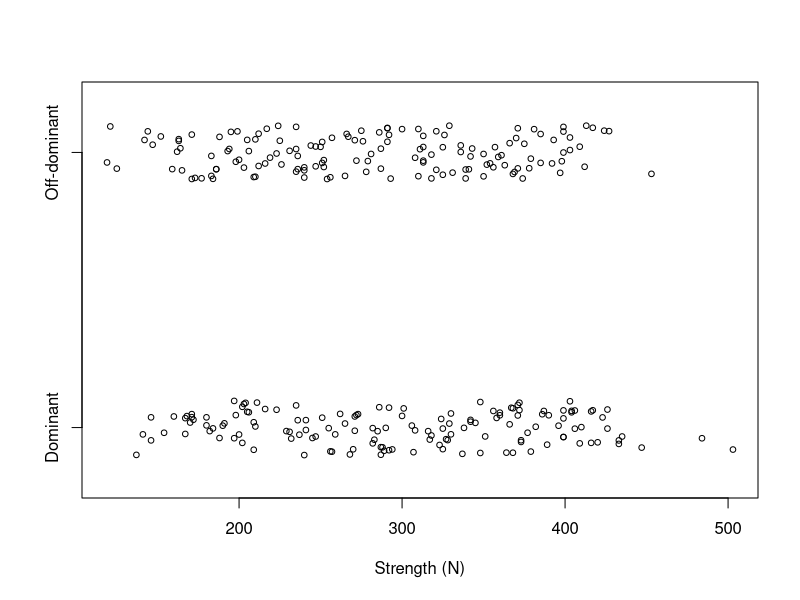
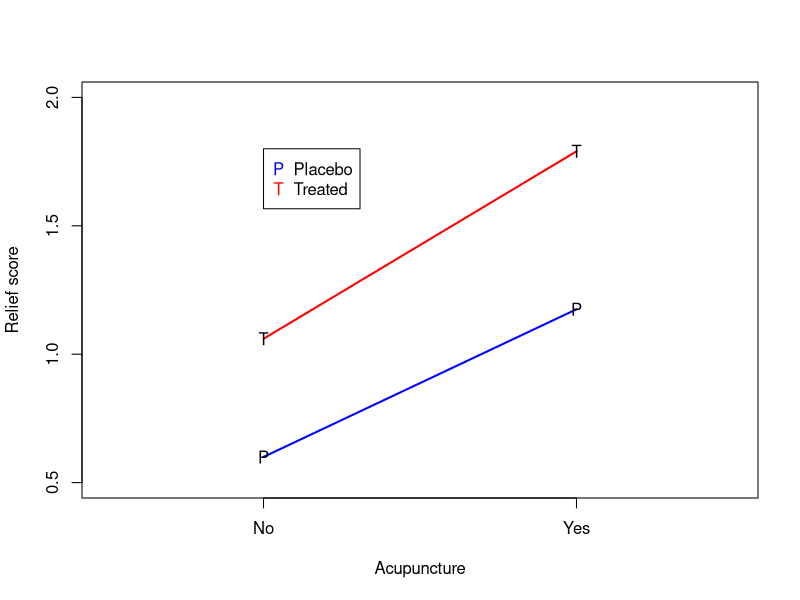
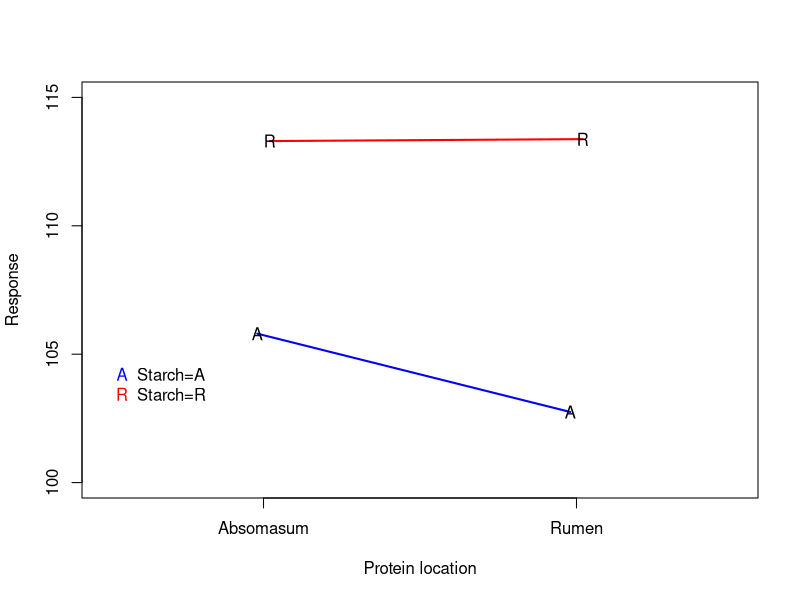
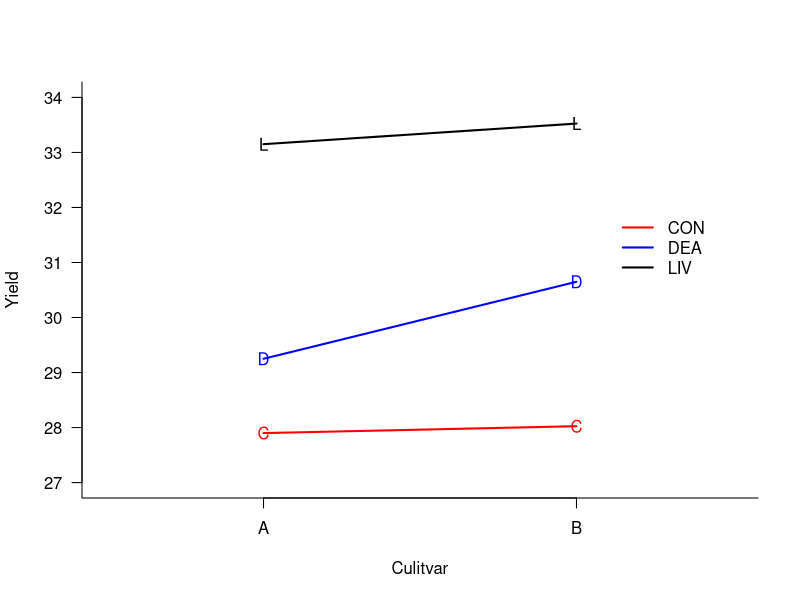

Source code (R) for these figures, in order:
## ---- chunk 1
setwd("C:/Users/krgross/Documents/GitHub/st512-course-notes/")
knitr::opts_chunk$set(fig.width = 5, fig.height = 4.5, fig.align = "center") 
## ---- chunk 2
grip <- read.table("data/gripall.txt", head = T, stringsAsFactors = T)

with(grip, stripchart(list(Dominant, Off), method = "jitter", pch = 1, cex = 0.75, 
                      group.names = c("Dominant", "Off-dominant"), xlab = "Strength (N)"))
## ---- chunk 3
grip <- read.table("data/gripall-long.txt", head = T, stringsAsFactors = T)
fm1 <- lm(strength ~ subject + hand, data = grip)
anova(fm1)
## ---- chunk 4
plot(c(-0.5,1.5),c(0.5,2),type="n",xlab="Acupuncture",ylab="Relief score",xaxt="n")
axis(1,at=0:1,lab=c("No","Yes"))
lines(c(0,1),c(0.6,1.175),col="blue",lwd=2)
lines(c(0,1),c(1.06,1.79),col="red",lwd=2)
points(c(0,1),c(0.6,1.175),pch="P",lwd=2)
points(c(0,1),c(1.06,1.79),pch="T",lwd=2)

legend(0,1.8,leg=c("Placebo","Treated"),col=c("blue","red"),pch=c("P","T"))
## ---- chunk 5
sapa <- c(94.5,115,108.8,104.9)
sapr <- c(110,93.2,98,109.8)
srpa <- c(117.7,111.9,101.2,122.4)
srpr <- c(109.4,120.6,121.1,102.4)

plot(c(-0.5,1.5),c(100,115),type="n",xlab="Protein location",ylab="Response",xaxt="n")
axis(1,at=0:1,lab=c("Absomasum","Rumen"))
lines(c(0,1)-.02,c(mean(sapa),mean(sapr)),col="blue",lwd=2)
lines(c(0,1)+.02,c(mean(srpa),mean(srpr)),col="red",lwd=2)
points(c(0,1)-.02,c(mean(sapa),mean(sapr)),pch="A",lwd=2)
points(c(0,1)+.02,c(mean(srpa),mean(srpr)),pch="R",lwd=2)

legend(-0.5,105,leg=c("Starch=A","Starch=R"),col=c("blue","red"),pch=c("A","R"),bty="n")
## ---- chunk 6
par(las=1,bty='l')

plot(c(-0.5,1.5),c(27,34),type="n",xlab="Culitvar",ylab="Yield",xaxt="n")
axis(1,at=0:1,lab=c("A","B"))
lines(c(0,1),c(27.9,28.025),col="red",lwd=2)
lines(c(0,1),c(29.25,30.65),col="blue",lwd=2)
lines(c(0,1),c(33.15,33.525),col="black",lwd=2)
points(c(0,1),c(27.9,28.025),col="red",pch="C")
points(c(0,1),c(29.25,30.65),col="blue",pch="D")
points(c(0,1),c(33.15,33.525),col="black",pch="L")

#add.bars<-function(x,y,se,...) segments(x,y-se,x,y+se,...)
#add.bars(0,20,2.16/sqrt(20),col="red",lwd=2)
#add.bars(1,18.8,1.58/sqrt(20),col="red",lwd=2)
#add.bars(0,17.6,1.57/sqrt(20),col="blue",lwd=2)
#add.bars(1,15.1,2.43/sqrt(20),col="blue",lwd=2)

legend(1.1,32,col=c("red","blue","black"),lty=rep("solid",3),leg=c("CON","DEA","LIV"),lwd=2,bty="n")
## ---- chunk 7
grass_anova_table <- data.frame(cbind(sources = c("Cultivar", "Whole-plot error","Inocuolation", 
                                                 "Cultivar*Inoculation", "Residual error", "Total"),
                                      df = c(1, "6 (=8 - 1 - 1)", 2, 2, "12 \ (= 24 - 1 - 1 - 6 - 2 - 2)", 23)))

colnames(grass_anova_table) = c("source", "df")
                            
knitr::kable(format="html",
             grass_anova_table, 
             escape = FALSE) 
